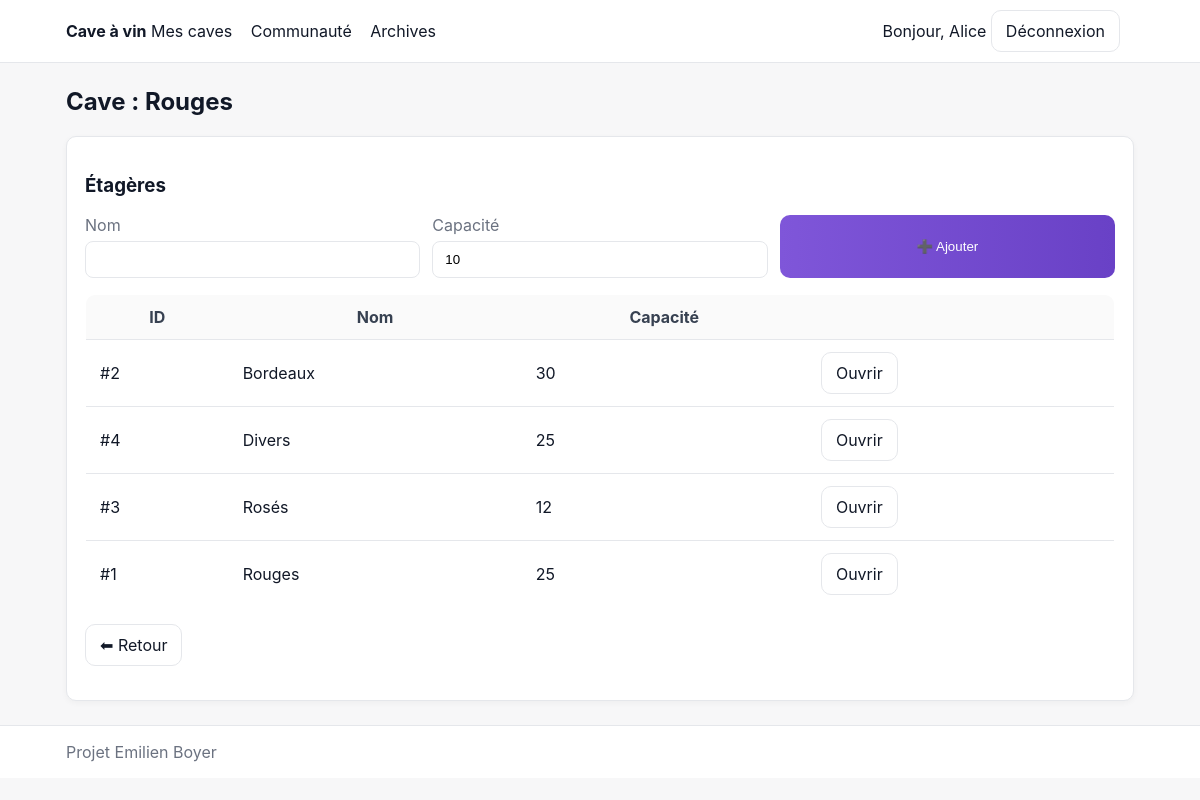
The app's page /caves/1 (signed in) with its own data.
### tables this page shows
CREATE TABLE utilisateur(
            id INTEGER PRIMARY KEY AUTOINCREMENT,
            nom TEXT, prenom TEXT, login TEXT UNIQUE, password_hash TEXT);

CREATE TABLE cave(
            id INTEGER PRIMARY KEY AUTOINCREMENT,
            utilisateur_id INTEGER NOT NULL, nom TEXT NOT NULL);

CREATE TABLE etagere(
            id INTEGER PRIMARY KEY AUTOINCREMENT,
            cave_id INTEGER NOT NULL, nom TEXT NOT NULL, capacite INTEGER NOT NULL);

### app.py (the view)
@app.route("/caves/<int:cave_id>")
@login_required
def cave_detail(cave_id):
    cave = Cave.find_by_id(conn, cave_id)
    if not cave or cave["utilisateur_id"] != g.current_user["id"]:
        flash("Accès refusé.")
        return redirect(url_for("lister_caves"))
    etageres = Etagere(None,"",0,conn=conn).obtenir(cave_id=cave_id)
    return render_template("cave_detail.html", cave=cave, etageres=etageres)

### app.py (called while the page is built)
def login_required(view):
    @wraps(view)
    def wrap(*a, **k):
        if not g.current_user:
            flash("Veuillez vous connecter.")
            return redirect(url_for("login", next=request.path))
        return view(*a, **k)
    return wrap

@app.before_request
def load_user():
    uid = session.get("user_id")
    g.current_user = Utilisateur.find_by_id(conn, uid) if uid else None

@app.context_processor
def inject_globals():
    return dict(current_user=g.get("current_user"))

### cave_sgbd_sqlite.py (called while the page is built)
    @staticmethod
    def find_by_id(conn, id):
        if not id:
            return None
        cur = conn.cursor()
        cur.execute("SELECT * FROM utilisateur WHERE id=?", (id,))
        return cur.fetchone()

    @staticmethod
    def find_by_id(conn, id):
        c = conn.cursor()
        c.execute("SELECT * FROM cave WHERE id=?", (id,))
        return c.fetchone()

    def obtenir(self, cave_id=None, utilisateur_id=None):
        c = self.conn.cursor()
        if cave_id:
            c.execute("SELECT * FROM etagere WHERE cave_id=? ORDER BY nom", (cave_id,))
        elif utilisateur_id:
            c.execute("""SELECT e.* FROM etagere e
                         JOIN cave c ON c.id=e.cave_id
                         WHERE c.utilisateur_id=?
                         ORDER BY e.nom""", (utilisateur_id,))
        else:
            c.execute("SELECT * FROM etagere ORDER BY nom")
        return c.fetchall()

### templates/cave_detail.html
{% extends "base.html" %}
{% block content %}
<h2>Cave : {{ cave.nom }}</h2>
<section class="card">
  <h3>Étagères</h3>
  <form method="post" action="{{ url_for('cave_ajouter_etagere', cave_id=cave.id) }}" class="grid grid-3">
    <label>Nom <input name="nom" required></label>
    <label>Capacité <input type="number" name="capacite" min="1" value="10" required></label>
    <button class="btn" type="submit">➕ Ajouter</button>
  </form>
  <table class="table mt">
    <thead><tr><th>ID</th><th>Nom</th><th>Capacité</th><th></th></tr></thead>
    <tbody>
      {% for e in etageres %}
      <tr>
        <td>#{{ e.id }}</td><td>{{ e.nom }}</td><td>{{ e.capacite }}</td>
        <td class="right"><a class="btn ghost" href="{{ url_for('etagere_detail', etagere_id=e.id) }}">Ouvrir</a></td>
      </tr>
      {% else %}
      <tr><td colspan="4" class="muted">Aucune étagère.</td></tr>
      {% endfor %}
    </tbody>
  </table>
  <p><a class="btn ghost" href="{{ url_for('lister_caves') }}">⬅︎ Retour</a></p>
</section>
{% endblock %}

### templates/base.html (shortened to what this page needs)
<!doctype html>
<html lang="fr">
<head>
  <link href="{{ url_for('static', filename='styles.css') }}" rel="stylesheet">
</head>
<body>
<nav class="navbar">
  <div class="wrap">
    <div class="nav-left">
      <span class="brand">Cave à vin</span>
      {% if current_user %}
        <a href="{{ url_for('lister_caves') }}">Mes caves</a>
        <a href="{{ url_for('communaute') }}">Communauté</a>
        <a href="{{ url_for('lister_archives') }}">Archives</a>
      {% endif %}
    </div>
    <div class="nav-right">
      {% if current_user %}
        <span class="user">Bonjour, {{ current_user.prenom }}</span>
        <a class="btn ghost" href="{{ url_for('logout') }}">Déconnexion</a>
      {% else %}
        <a class="btn ghost" href="{{ url_for('login') }}">Connexion</a>
        <a class="btn" href="{{ url_for('register') }}">Inscription</a>
      {% endif %}
    </div>
  </div>
</nav>
<main class="container">
  {% block content %}{% endblock %}
</main>
<footer class="footer"><div class="wrap">Projet Emilien Boyer</div></footer>
</body>
</html>

### static/styles.css (style rules this page uses)
:root { --bg: #f7f7f8; --panel: #ffffff; --text: #111827; --muted: #6b7280; --brand: #7f56d9; --brand-2: #6941c6; --border: #e5e7eb; --danger: #dc2626; }
* { box-sizing: border-box; }
body { margin: 0; background: var(--bg); color: var(--text); font-family: Inter, system-ui, Segoe UI, Roboto, Arial; }
.navbar { position: sticky; top: 0; background: var(--panel); border-bottom: 1px solid var(--border); }
.navbar .wrap { max-width: 1100px; margin: 0 auto; padding: 10px 16px; display: flex; align-items: center; justify-content: space-between; gap: 12px; }
.brand { font-weight: 700; }
.navbar a { text-decoration: none; color: var(--text); margin-right: 14px; }
.container { max-width: 1100px; margin: 24px auto; padding: 0 16px; }
.card { background: var(--panel); border: 1px solid var(--border); border-radius: 10px; padding: 18px; box-shadow: 0 2px 6px rgba(0, 0, 0, .04); }
.mt { margin-top: 16px; }
.grid { display: grid; gap: 12px; }
.grid-3 { grid-template-columns: repeat(3, 1fr); }
label { display: flex; flex-direction: column; gap: 6px; color: var(--muted); }
input, select { background: #fff; border: 1px solid var(--border); padding: 10px 12px; border-radius: 8px; }
.btn { background: linear-gradient(90deg, var(--brand), var(--brand-2)); color: #fff; border: none; padding: 10px 14px; border-radius: 10px; text-decoration: none; display: inline-block; }
.btn.ghost { background: #fff; color: var(--text); border: 1px solid var(--border); }
.table { width: 100%; border-collapse: collapse; background: #fff; border: 1px solid var(--border); border-radius: 10px; overflow: hidden; }
.table th, .table td { padding: 12px 14px; border-bottom: 1px solid var(--border); }
.table thead { background: #fafafa; color: #374151; }
.footer { color: #6b7280; border-top: 1px solid var(--border); background: #fff; }
.footer .wrap { max-width: 1100px; margin: 0 auto; padding: 16px; }

### records on screen
utilisateur: prenom "Alice"
cave: nom "Rouges"
etagere: id "2", nom "Bordeaux", capacite "30"
etagere: id "4", nom "Divers", capacite "25"
etagere: id "3", nom "Rosés", capacite "12"
etagere: id "1", nom "Rouges", capacite "25"
